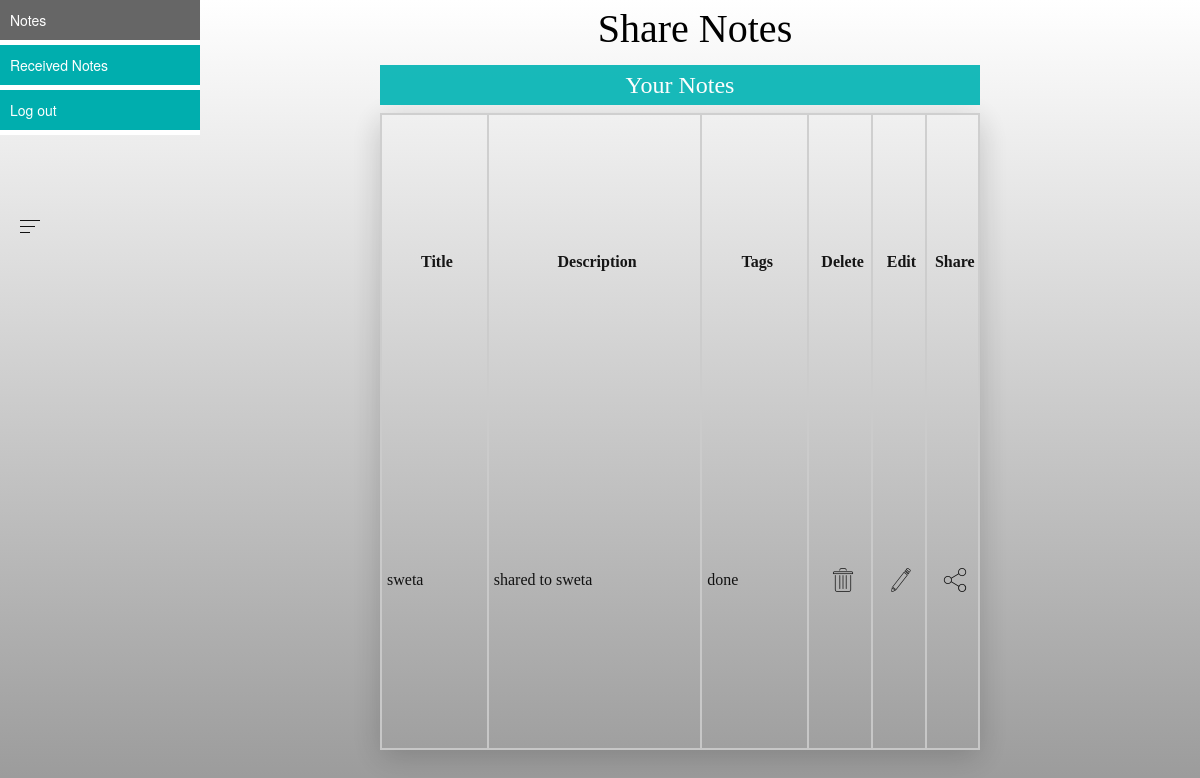
Screenshot of /view_notes.php (signed in) with the database file from the repository.
### tables this page shows
CREATE TABLE IF NOT EXISTS `notes3` (
  `note_id` int(11) NOT NULL AUTO_INCREMENT,
  `title` varchar(255) NOT NULL,
  `description` text NOT NULL,
  `tags` varchar(355) NOT NULL,
  `user_id` int(11) NOT NULL,
  PRIMARY KEY (`note_id`),
  KEY `fk_user` (`user_id`)
);

### view_notes.php (the view, shortened to what this page needs)
<?php
include("connection.php");
include("left_menu.php");
$user_id = $_SESSION['user_id'];
?>
<!DOCTYPE html PUBLIC "-//W3C//DTD XHTML 1.0 Transitional//EN" "http://www.w3.org/TR/xhtml1/DTD/xhtml1-transitional.dtd">
<html xmlns="http://www.w3.org/1999/xhtml">
<head>
<link href="bower_components/bootstrap/dist/css/bootstrap.min.css" rel="stylesheet" />
<link href="my_css/my_s.css" rel="stylesheet" />
</head>
<body class="home_bg">
<form action="view_notes.php" method="post">
<div class="container">
<div class = "row" >
<div align="center"><a href="home.php" class="logo_h">Share Notes</a></div>
<div class="pad_left">
<?php
include("menu.php");
$query="SELECT * FROM notes3 WHERE user_id=$user_id";
$result=mysqli_query($con,$query);
$count=mysqli_fetch_row($result);
if($count==0)
{
	print "<p class='error'>You have no notes, Add new Notes!</p>";
}
else
{
	print "
<table class='view_table'>
<tr><caption>
<div class='login' align='center'>Your Notes</div></caption></tr>
</tr>
<tr>
<th class='tdv'>
<div class='login_font' align='center'>Title</div></th>
</td>
<th class='tdv' align='center'>
<div class='login_font' align='center'>Description</div></th>
<th class='tdv'>
<div class='login_font' align='center'>Tags</div></th>
<th class='tdv'>
<div class='login_font' align='center'>Delete</div></th>
<th class='tdv'>
<div class='login_font' align='center'>Edit</div></th>
<th class='tdv'>
<div class='login_font' align='center'>Share</div></th>
</tr>";
}
$query="SELECT * FROM notes3 WHERE user_id=$user_id";
$result=mysqli_query($con,$query);
while($rows=mysqli_fetch_array($result))
    {
?>
<tr class='trv'>
<td class='tdv' width=100><div class='login_font' align='left'>
<?php echo $rows['title']; ?>
</div></td>
<td class='tdv' width=200><div class='login_font' align='left'>
<?php echo $rows['description']; ?>
</div></td>
<td class='tdv' width=100><div class='login_font' align='left'>
<?php echo $rows['tags']; ?></div></td>
<td class='tdv' align='center' width=60>
<div class='login_font' align='center'>
<a href="delete_notes.php?<?php echo "note_id=$rows[note_id]";?>" onclick="return confirm('Are you sure you want to Remove?');">
 <img src='images/delete.png' ></a></div></td>
<td class='tdv' align='center' width=50>
<div class='login_font' align='center'>
<a href='edit_notes.php?<?php echo "note_id=$rows[note_id]";?>'>
<img src='images/edit.png'  ></a></div></td>
<td class='tdv' align='center' width=50>
<div class='login_font' align='center'>
<a href='share_notes.php?<?php echo "note_id=$rows[note_id]";?>'>
<img src='images/share.png' ></a></div></td>
</tr>
<?php
}
?>
</table>
</div></div></div>
</form>
</body>
</html>

### my_css/my_s.css (style rules this page uses)
.pad_left { padding-left:380px; }
.view_table { width:600px; border: solid 1px; border-color: #CACACA; border-bottom-color: #33CC99; border-style: solid; z-index: 1; opacity: 0.9; height:100%; box-shadow: 0px 7px 29px 0px rgba(0,0,0,0.2); }
.login_font { color:#000; font-size:16px; font-family:Adobe Garamond Pro; padding-top:10px; padding-left:5px; }
.login { font-size:24px; color:#FFF; font-family:Adobe Garamond Pro; background-color:#00B3B3; height:40px; padding-top:7px; }
.logo_h { font-size:40px; font-family:Freestyle Script; color:#000; padding-left:220px; }
.home_bg { background-image:linear-gradient(white,#999); height:637px; width:100px; }
.tdv { list-style:none; padding-bottom:5px; border:2px solid; border-color:#CCC; }

### rows the page displays
notes3: title "sweta", description "shared to sweta", tags "done"
